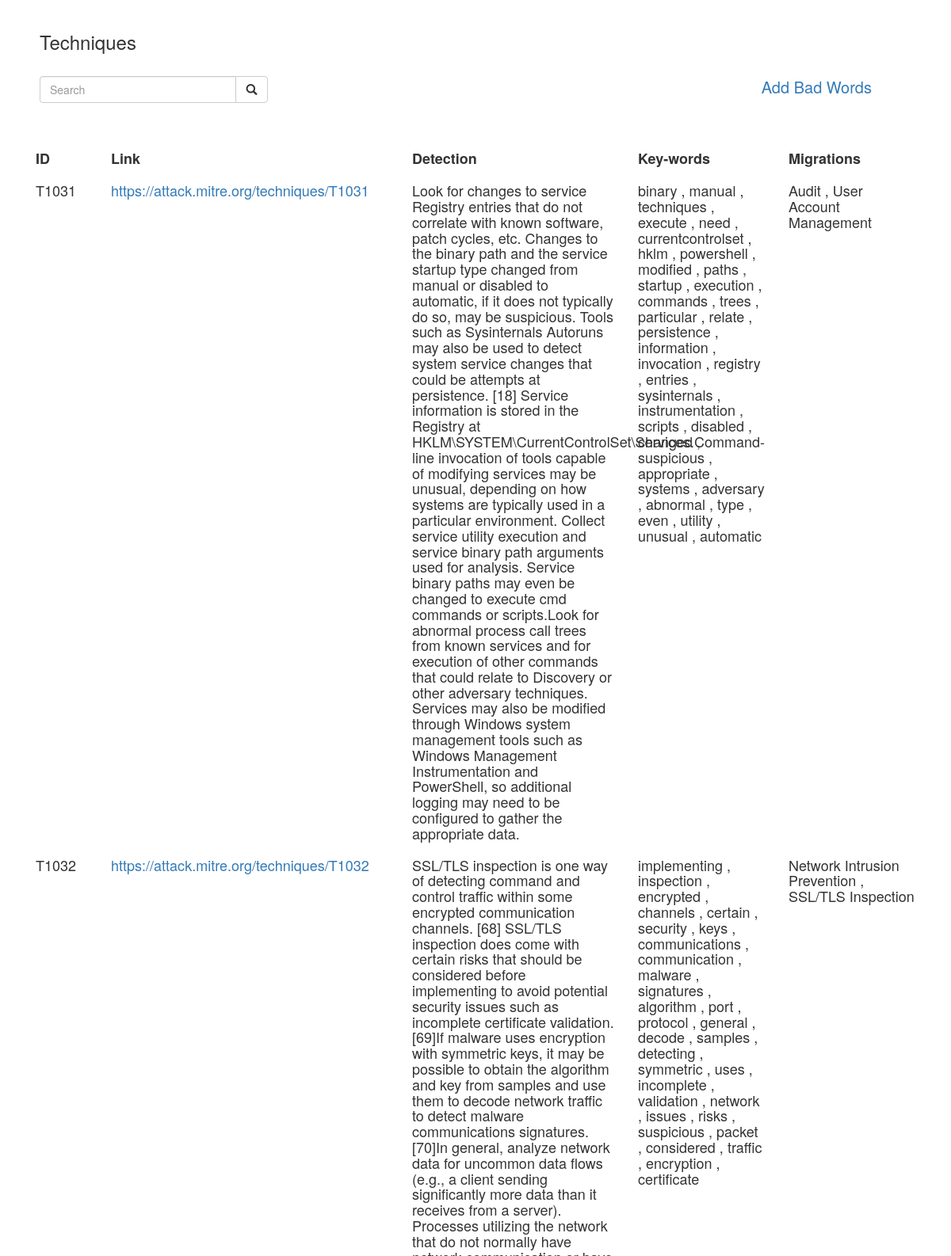
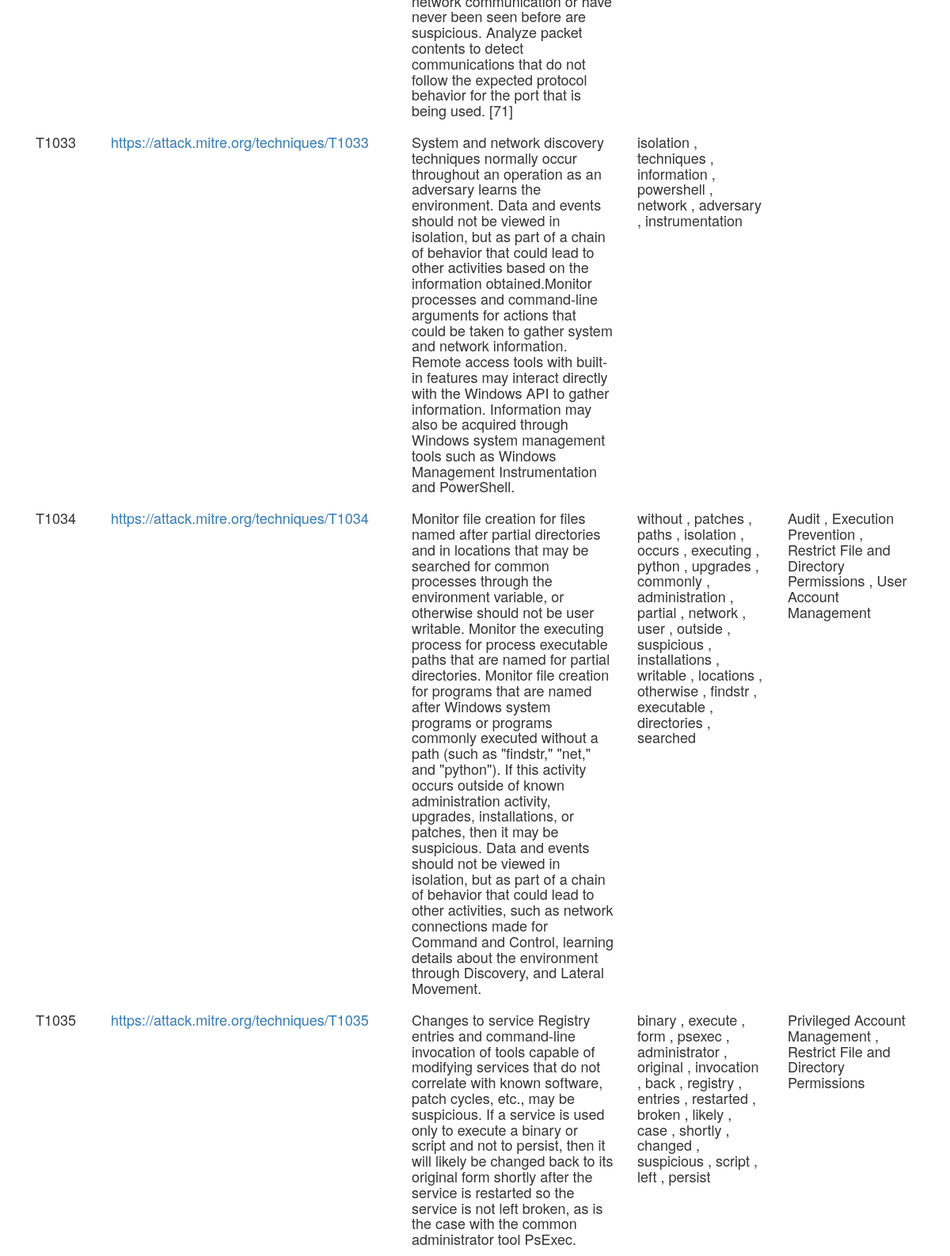
/?page=4 (upper part), run on the app's committed database (2 pictures, top to bottom).
### link/models.py (models this page shows, shortened)
class Link(models.Model):
    name = models.CharField(max_length = 20)
    link = models.CharField(max_length=200)
    detection = models.TextField(null=True)
    keywords = models.TextField(null=True)
    mitigate = models.TextField(null=True)
    def get_words(self):
        res = re.findall(r'\w+', str(self.keywords))
        return res

### link/views.py (the view)
# urls.py: path('',views.index,name = 'index'),
def index(request):
    links = Link.objects.all()
    words = list()
    for word in list(links):
        if word is not None:
            words += word.get_words()
    kw = set(words)
    final_kw = list(kw)
    try:
        query = request.GET["search"]
        if query:
            links = links.filter(keywords__contains = query)
    finally:
        paginator = Paginator(links,10 )
        page_number = request.GET.get('page')
        page_obj = paginator.get_page(page_number)
        return render(request,'index.html',{'page_obj':page_obj, 'final_kw': final_kw})

### templates/index.html (shortened to what this page needs)
{% load static %}
<!DOCTYPE html>
<html>
  <head>
    <link rel="stylesheet" href="https://stackpath.bootstrapcdn.com/bootstrap/4.4.1/css/bootstrap.min.css">
    <link rel="stylesheet" href="https://maxcdn.bootstrapcdn.com/bootstrap/3.4.1/css/bootstrap.min.css">
    <link rel="stylesheet" href="https://ajax.googleapis.com/ajax/libs/jqueryui/1.12.1/themes/smoothness/jquery-ui.css">
    <link rel="stylesheet" href="https://cdnjs.cloudflare.com/ajax/libs/jquery-autocomplete/1.0.7/jquery.auto-complete.min.css">
  </head>
  <body>
    <h3 style="padding-left : 50px; padding-top : 20px;">Techniques</h3>
    <br>
    <a style="float:right;font-size:20px;padding-right:100px;" href="badwords"> Add Bad Words</a>
    <form style="padding-left : 50px;">
      <div class="input-group w-25">
        <input type="text" class="form-control" placeholder="Search" name="search" value="{{ request.GET.search }}" id="myInput">
        <div class="input-group-btn">
          <button class="btn btn-default" type="submit" >
            <i class="glyphicon glyphicon-search"></i>
          </button>
        </div>
      </div>
    </form>
  <div class="container" style="padding-top: 50px;">
    <div class="row" style="height: max-content;">
      <div class="col-1 text-md-left" >
          <h4><strong>ID </strong></h4>
      </div>
      <div class="col-4 text-md-left">
          <h4><strong>Link </strong></h4>
      </div>
      <div class="col-3 text-md-left">
          <h4><strong>Detection </strong></h4>
      </div>
      <div class="col-2 text-md-left">
          <h4><strong>Key-words </strong></h4>
      </div>
      <div class="col-2 text-md-left">
        <h4><strong>Migrations </strong></h4>
    </div>
    </div>
    {% for obj in page_obj %}
      <div class="row" style="height: max-content;">
        <div class="col-1 text-md-left">
            <h4>{{obj.name}} </h4>
        </div>
        <div class="col-4 text-md-left">
            <h4><a href="{{obj.link}}">{{obj.link}}</a></h4>
        </div>
        <div class="col-3 text-md-left">
            <h4>{{obj.detection}}</h4>
        </div>
        <div class="col-2 text-md-left">
            <h4>{{obj.keywords}}</h4>
        </div>
        <div class="col-2 text-md-left">
          <h4>{{obj.mitigate}}</h4>
      </div>
      </div>
    {% endfor %}
  </div>
  </body>
</html>

### data on the page
Link: name "T1031", link "https://attack.mitre.org/techniques/T1031", detection "Look for changes to service Registry entries that do not correlate with known software, patch cycles, etc. Changes to the binary path and the service startup type changed from manual or disabled to automatic, if it does not typically do so, may be suspicious. Tools such as Sysinternals Autoruns may also be used to detect system service changes that could be attempts at persistence. [18] Service information is stored in the Registry at HKLM\\SYSTEM\\CurrentControlSet\\Services.Command-line invocation of tools capable of modifying services may be unusual, depending on how systems are typically used in a particular environment. Collect service utility execution and service binary path arguments…", keywords "binary , manual , techniques , execute , need , currentcontrolset , hklm , powershell , modified , paths , startup , execution , commands , trees , particular , relate , persistence , information , invocation , registry , entries , sysinternals , instrumentation , scripts , disabled , changed , suspicious , appropriate , systems , adversary , abnormal , type , even , utility , unusual , automatic", mitigate "Audit , User Account Management"
Link: name "T1032", link "https://attack.mitre.org/techniques/T1032", detection "SSL/TLS inspection is one way of detecting command and control traffic within some encrypted communication channels. [68] SSL/TLS inspection does come with certain risks that should be considered before implementing to avoid potential security issues such as incomplete certificate validation. [69]If malware uses encryption with symmetric keys, it may be possible to obtain the algorithm and key from samples and use them to decode network traffic to detect malware communications signatures. [70]In general, analyze network data for uncommon data flows (e.g., a client sending significantly more data than it receives from a server). Processes utilizing the network that do not normally have…", keywords "implementing , inspection , encrypted , channels , certain , security , keys , communications , communication , malware , signatures , algorithm , port , protocol , general , decode , samples , detecting , symmetric , uses , incomplete , validation , network , issues , risks , suspicious , packet , considered , traffic , encryption , certificate", mitigate "Network Intrusion Prevention , SSL/TLS Inspection"
Link: name "T1033", link "https://attack.mitre.org/techniques/T1033", detection "System and network discovery techniques normally occur throughout an operation as an adversary learns the environment. Data and events should not be viewed in isolation, but as part of a chain of behavior that could lead to other activities based on the information obtained.Monitor processes and command-line arguments for actions that could be taken to gather system and network information. Remote access tools with built-in features may interact directly with the Windows API to gather information. Information may also be acquired through Windows system management tools such as Windows Management Instrumentation and PowerShell.", keywords "isolation , techniques , information , powershell , network , adversary , instrumentation"
Link: name "T1034", link "https://attack.mitre.org/techniques/T1034", detection "Monitor file creation for files named after partial directories and in locations that may be searched for common processes through the environment variable, or otherwise should not be user writable. Monitor the executing process for process executable paths that are named for partial directories. Monitor file creation for programs that are named after Windows system programs or programs commonly executed without a path (such as \"findstr,\" \"net,\" and \"python\"). If this activity occurs outside of known administration activity, upgrades, installations, or patches, then it may be suspicious. Data and events should not be viewed in isolation, but as part of a chain of behavior that could lead to…", keywords "without , patches , paths , isolation , occurs , executing , python , upgrades , commonly , administration , partial , network , user , outside , suspicious , installations , writable , locations , otherwise , findstr , executable , directories , searched", mitigate "Audit , Execution Prevention , Restrict File and Directory Permissions , User Account Management"
Link: name "T1035", link "https://attack.mitre.org/techniques/T1035", detection "Changes to service Registry entries and command-line invocation of tools capable of modifying services that do not correlate with known software, patch cycles, etc., may be suspicious. If a service is used only to execute a binary or script and not to persist, then it will likely be changed back to its original form shortly after the service is restarted so the service is not left broken, as is the case with the common administrator tool PsExec.", keywords "binary , execute , form , psexec , administrator , original , invocation , back , registry , entries , restarted , broken , likely , case , shortly , changed , suspicious , script , left , persist", mitigate "Privileged Account Management , Restrict File and Directory Permissions"
